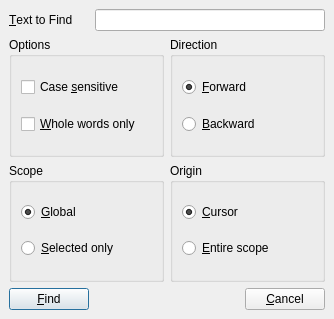
<ui version="4.0" >
 <author></author>
 <comment></comment>
 <exportmacro></exportmacro>
 <class>DevFindDialog</class>
 <widget class="QDialog" name="DevFindDialog" >
  <property name="geometry" >
   <rect>
    <x>0</x>
    <y>0</y>
    <width>334</width>
    <height>319</height>
   </rect>
  </property>
  <property name="windowTitle" >
   <string>Find text</string>
  </property>
  <property name="sizeGripEnabled" >
   <bool>false</bool>
  </property>
  <layout class="QGridLayout" >
   <property name="margin" >
    <number>9</number>
   </property>
   <property name="spacing" >
    <number>6</number>
   </property>
   <item row="3" column="0" >
    <widget class="QPushButton" name="b_accept" >
     <property name="text" >
      <string>&amp;Find</string>
     </property>
     <property name="default" >
      <bool>true</bool>
     </property>
    </widget>
   </item>
   <item row="3" column="3" >
    <widget class="QPushButton" name="b_cancel" >
     <property name="text" >
      <string>&amp;Cancel</string>
     </property>
    </widget>
   </item>
   <item row="3" column="1" colspan="2" >
    <spacer>
     <property name="orientation" >
      <enum>Qt::Horizontal</enum>
     </property>
     <property name="sizeHint" >
      <size>
       <width>101</width>
       <height>20</height>
      </size>
     </property>
    </spacer>
   </item>
   <item row="2" column="2" colspan="2" >
    <widget class="QGroupBox" name="groupBox_4" >
     <property name="title" >
      <string>Origin</string>
     </property>
     <layout class="QVBoxLayout" >
      <property name="margin" >
       <number>9</number>
      </property>
      <property name="spacing" >
       <number>6</number>
      </property>
      <item>
       <widget class="QRadioButton" name="cursor" >
        <property name="text" >
         <string>&amp;Cursor</string>
        </property>
        <property name="checked" >
         <bool>true</bool>
        </property>
       </widget>
      </item>
      <item>
       <widget class="QRadioButton" name="whole" >
        <property name="text" >
         <string>&amp;Entire scope</string>
        </property>
       </widget>
      </item>
     </layout>
    </widget>
   </item>
   <item row="1" column="2" colspan="2" >
    <widget class="QGroupBox" name="groupBox_2" >
     <property name="title" >
      <string>Direction</string>
     </property>
     <layout class="QVBoxLayout" >
      <property name="margin" >
       <number>9</number>
      </property>
      <property name="spacing" >
       <number>6</number>
      </property>
      <item>
       <widget class="QRadioButton" name="forward" >
        <property name="text" >
         <string>&amp;Forward</string>
        </property>
        <property name="checked" >
         <bool>true</bool>
        </property>
       </widget>
      </item>
      <item>
       <widget class="QRadioButton" name="backward" >
        <property name="text" >
         <string>&amp;Backward</string>
        </property>
       </widget>
      </item>
     </layout>
    </widget>
   </item>
   <item row="2" column="0" colspan="2" >
    <widget class="QGroupBox" name="groupBox_3" >
     <property name="title" >
      <string>Scope</string>
     </property>
     <layout class="QVBoxLayout" >
      <property name="margin" >
       <number>9</number>
      </property>
      <property name="spacing" >
       <number>6</number>
      </property>
      <item>
       <widget class="QRadioButton" name="global" >
        <property name="text" >
         <string>&amp;Global</string>
        </property>
        <property name="checked" >
         <bool>true</bool>
        </property>
       </widget>
      </item>
      <item>
       <widget class="QRadioButton" name="selection" >
        <property name="text" >
         <string>&amp;Selected only</string>
        </property>
       </widget>
      </item>
     </layout>
    </widget>
   </item>
   <item row="0" column="0" >
    <widget class="QLabel" name="label" >
     <property name="text" >
      <string>&amp;Text to Find</string>
     </property>
     <property name="buddy" >
      <cstring>text</cstring>
     </property>
    </widget>
   </item>
   <item row="1" column="0" colspan="2" >
    <widget class="QGroupBox" name="groupBox" >
     <property name="title" >
      <string>Options</string>
     </property>
     <layout class="QVBoxLayout" >
      <property name="margin" >
       <number>9</number>
      </property>
      <property name="spacing" >
       <number>6</number>
      </property>
      <item>
       <widget class="QCheckBox" name="sensitive" >
        <property name="text" >
         <string>Case &amp;sensitive</string>
        </property>
       </widget>
      </item>
      <item>
       <widget class="QCheckBox" name="bound" >
        <property name="text" >
         <string>&amp;Whole words only</string>
        </property>
       </widget>
      </item>
     </layout>
    </widget>
   </item>
   <item row="0" column="1" colspan="3" >
    <widget class="QLineEdit" name="text" />
   </item>
  </layout>
 </widget>
 <pixmapfunction></pixmapfunction>
 <tabstops>
  <tabstop>text</tabstop>
  <tabstop>sensitive</tabstop>
  <tabstop>bound</tabstop>
  <tabstop>forward</tabstop>
  <tabstop>backward</tabstop>
  <tabstop>global</tabstop>
  <tabstop>selection</tabstop>
  <tabstop>cursor</tabstop>
  <tabstop>whole</tabstop>
  <tabstop>b_accept</tabstop>
  <tabstop>b_cancel</tabstop>
 </tabstops>
 <resources/>
 <connections>
  <connection>
   <sender>text</sender>
   <signal>returnPressed()</signal>
   <receiver>b_accept</receiver>
   <slot>click()</slot>
   <hints>
    <hint type="sourcelabel" >
     <x>133</x>
     <y>21</y>
    </hint>
    <hint type="destinationlabel" >
     <x>74</x>
     <y>291</y>
    </hint>
   </hints>
  </connection>
  <connection>
   <sender>b_cancel</sender>
   <signal>clicked()</signal>
   <receiver>DevFindDialog</receiver>
   <slot>hide()</slot>
   <hints>
    <hint type="sourcelabel" >
     <x>280</x>
     <y>300</y>
    </hint>
    <hint type="destinationlabel" >
     <x>208</x>
     <y>290</y>
    </hint>
   </hints>
  </connection>
 </connections>
</ui>
